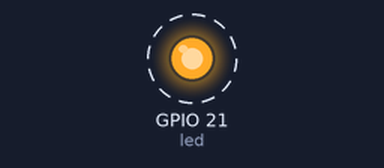
Bench run of a program on a simulated ESP32 board running MicroPython. On the bench: output pins drawn as LEDs (lit = HIGH). Dashed ring = blinking.

Above: at 0.2 s.
Timing chart, 0 to 3.0 s (numbered marks = the images above):
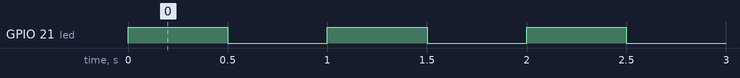

The program:

uP_-_07.10_-_led_blink_21.py
```python
'''
 07.10 - LED blink with loop

 This sketch shows how to blink an LED connected to GPIO 21 using a loop.

 Components
 ----------
  - ESP32
  - 330Ohm resistor for the LED
  - 5mm LED
  -     Connect anode to GPIO 21
  -     Connect cathode to GND via the resistor
  - Wires
  - Breadboard

 Documentation:
 Pins and GPIO: https://micropython-docs-esp32.readthedocs.io/en/esp32_doc/esp32/quickref.html#pins-and-gpio
 sleep_ms: http://docs.micropython.org/en/latest/library/utime.html?highlight=utime%20sleep#utime.sleep_ms

 Course:
 MicroPython with the ESP32
 https://techexplorations.com

'''

from machine import Pin
from utime import sleep_ms # "utime" is an optimized subset version of the CPython time module

led = Pin(21, Pin.OUT)    # create output pin on GPIO21

while True:
    led.on()                 # set pin to "on" (high) level
    sleep_ms(500)
    led.off()                # set pin to "off" (low) level
    sleep_ms(500)

# You can also use:
# led.value(1)
# OR
# led.value(0)
```

Measured:
- by itself, GPIO 21 (led): alternates HIGH for 0.50 s and LOW for 0.50 s
